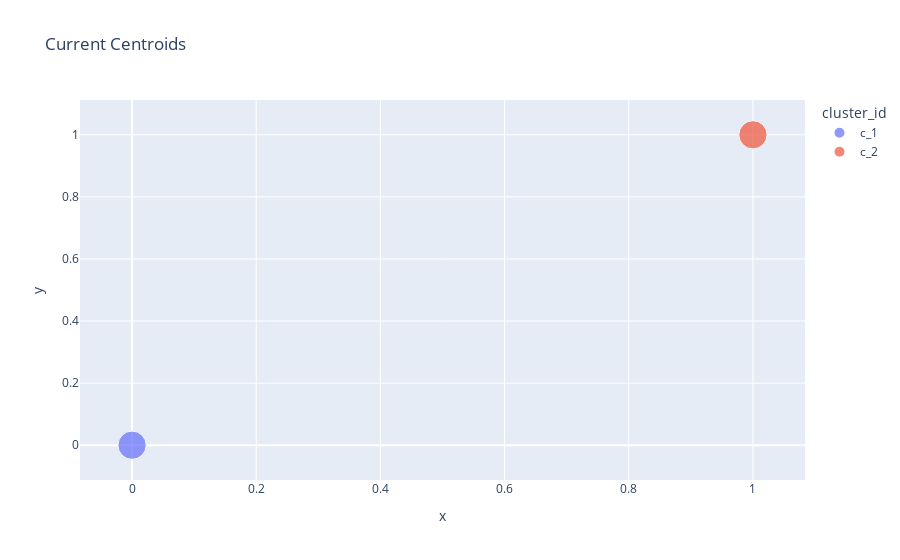

Notebook source saved alongside this figure:
### Code cell
plot_model(stkm)

### Figure 1 — Plotly figure (JSON) as saved in the notebook; plotly's stock layout.template omitted (floating-point values rounded to 4 significant figures)
{"data": [{"hovertemplate": "cluster_id=c_1<br>x=%{x}<br>y=%{y}<br>weight=%{marker.size}<extra></extra>", "legendgroup": "c_1", "marker": {"color": "#636efa", "size": [1], "sizemode": "area", "sizeref": 0.0025, "symbol": "circle"}, "mode": "markers", "name": "c_1", "orientation": "v", "showlegend": true, "type": "scatter", "x": [0], "xaxis": "x", "y": [0], "yaxis": "y"}, {"hovertemplate": "cluster_id=c_2<br>x=%{x}<br>y=%{y}<br>weight=%{marker.size}<extra></extra>", "legendgroup": "c_2", "marker": {"color": "#EF553B", "size": [1], "sizemode": "area", "sizeref": 0.0025, "symbol": "circle"}, "mode": "markers", "name": "c_2", "orientation": "v", "showlegend": true, "type": "scatter", "x": [1], "xaxis": "x", "y": [1], "yaxis": "y"}], "layout": {"legend": {"itemsizing": "constant", "title": {"text": "cluster_id"}, "tracegroupgap": 0}, "title": {"text": "Current Centroids"}, "xaxis": {"anchor": "y", "domain": [0, 1], "title": {"text": "x"}}, "yaxis": {"anchor": "x", "domain": [0, 1], "title": {"text": "y"}}}}
